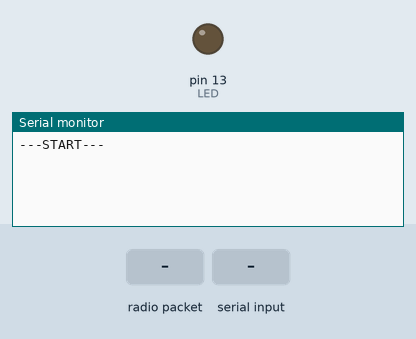
The sketch below on a simulated Arduino Mega 2560, built with avr-gcc and run on an emulated ATmega2560. On the bench: output pins drawn as LEDs (lit = HIGH), the last lines printed to the serial monitor. Inputs (shaded band) come from the test bench. No radio packets arrive unless stated.

Above: at 1.2 s.
1.3 s: radio packet "1" arrives
At 2.0 s:
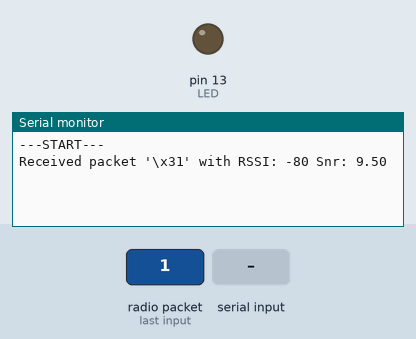
2.8 s: "1" received over the second serial link
At 3.9 s:
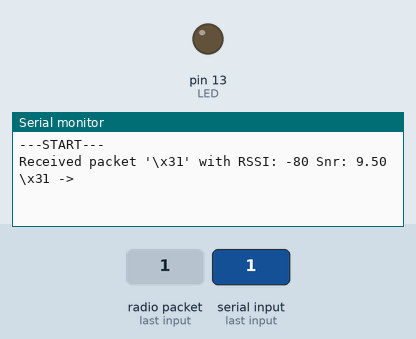

The sketch:

LoRa.ino
```cpp
#include <SPI.h>
#include <LoRa.h>

#define FREQUENCY 433E6
#define SPREADING_FACTOR 7
#define SYNC_WORD 0x34

#if not defined(__AVR_ATmega328P__)


  #define csPin 8
  #define resetPin 4
  #define irqPin 7


  #define SERIAL Serial1
  #define DEBUG Serial

  #define LED LED_BUILTIN

  #define SERIAL_TIMEOUT 5
#else
  #define SERIAL Serial
  #define LED 8

  #define SERIAL_TIMEOUT 5

  #define GATEWAY
#endif

#define ASYNC


unsigned long lastSerialByteMilis = 0;
bool sending = false;

char serialBuffer[256];
unsigned int serialBufferNum = 0;

void loop() {
  unsigned long currentMillis = millis();

  if((SERIAL.available() > 0) && !sending) {
    lastSerialByteMilis = currentMillis;

    while(SERIAL.available() > 0) {
      char recv = (char)SERIAL.read();
      serialBuffer[serialBufferNum] = recv;
      serialBufferNum++;

#ifdef DEBUG
      //DEBUG.print("\\x");
      //DEBUG.println((byte)recv, HEX);
#endif
    }
  }

  if((lastSerialByteMilis+SERIAL_TIMEOUT < currentMillis) && serialBufferNum > 0) {

    LoRa_txMode();
    LoRa.beginPacket();
    sending = true;

    for(int i = 0; i < serialBufferNum; i++) {
#ifdef DEBUG
      DEBUG.print("\\x");
      DEBUG.print((byte)serialBuffer[i],HEX);
#endif
      LoRa.write(serialBuffer[i]);
    }
#ifdef DEBUG
    DEBUG.println(" ->");
#endif

    serialBufferNum = 0;

#ifdef ASYNC
    LoRa.endPacket(true);
#else
    LoRa.endPacket(true);
    LoRa_rxMode();
    sending = false;
#endif
  }


}

void onReceive(int packetSize) {
  //if (packetSize == 0) return;

#ifdef DEBUG
  DEBUG.print("Received packet '");
#endif
  for (int i = 0; i < packetSize; i++) {
    byte recv = (byte)LoRa.read();
    SERIAL.print((char)recv);
#ifdef DEBUG
    DEBUG.print("\\x");
    DEBUG.print(recv, HEX);
#endif
  }
#ifdef DEBUG
  DEBUG.print("' with ");
  DEBUG.print("RSSI: " + String(LoRa.packetRssi()));
  DEBUG.println(" Snr: " + String(LoRa.packetSnr()));
#endif

}

void setup() {
  SERIAL.begin(9600);

#ifdef DEBUG
  DEBUG.begin(9600);
  //while(!DEBUG);
#endif

#if not defined(__AVR_ATmega328P__)
  LoRa.setPins(csPin, resetPin, irqPin);
#endif
  if (!LoRa.begin(FREQUENCY)) {
    while (true);
  }

  LoRa.setTxPower(20, PA_OUTPUT_PA_BOOST_PIN);
  LoRa.setSpreadingFactor(SPREADING_FACTOR);
  LoRa.setSyncWord(SYNC_WORD);
  LoRa.enableCrc();

  LoRa.onReceive(onReceive);
  LoRa.onTxDone(onTxDone);
  LoRa_rxMode();

  pinMode(LED, OUTPUT);
#ifdef DEBUG
  DEBUG.println("---START---");
#endif
}


/////////////////////////////////////
/////////////////////////////////////
/////////////////////////////////////
/////////////////////////////////////
void LoRa_rxMode(){
#ifdef GATEWAY
  LoRa.disableInvertIQ();
#else
  LoRa.enableInvertIQ();
#endif
  LoRa.receive();
}
void LoRa_txMode(){
  LoRa.idle();
#ifdef GATEWAY
  LoRa.enableInvertIQ();
#else
  LoRa.disableInvertIQ();
#endif
}
void onTxDone() {
  LoRa_rxMode();
  sending = false;
#ifdef DEBUG
  DEBUG.println("TxDone");
#endif
}
```

Measured:
- after the input at 1.3 s, the serial monitor: prints a new line at once (image 1)
- after the input at 2.8 s, the serial monitor: prints a new line at once (image 2)
